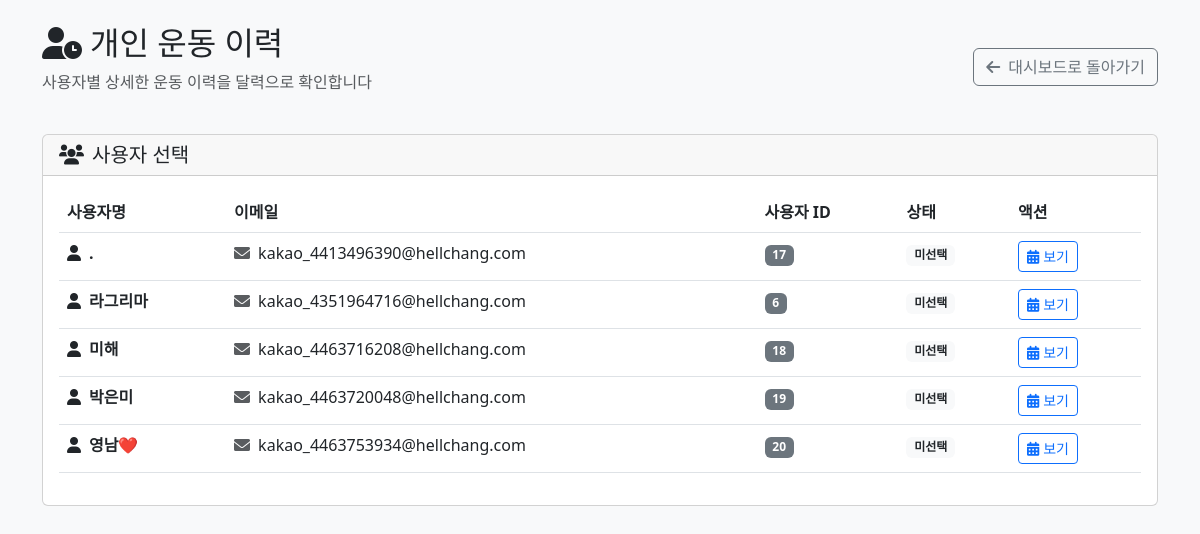
Page /admin/user_workout_history.php (signed in) on the committed database.
### tables this page shows
CREATE TABLE IF NOT EXISTS `users` (
  `id` int(11) NOT NULL AUTO_INCREMENT,
  `kakao_id` bigint(20) DEFAULT NULL,
  `username` varchar(100) NOT NULL,
  `email` varchar(255) DEFAULT NULL,
  `profile_image` varchar(500) DEFAULT NULL,
  `created_at` timestamp NULL DEFAULT current_timestamp(),
  `updated_at` timestamp NULL DEFAULT current_timestamp() ON UPDATE current_timestamp(),
  `is_active` tinyint(1) NOT NULL DEFAULT 1,
  `password` varchar(255) DEFAULT NULL,
  PRIMARY KEY (`id`) USING BTREE,
  UNIQUE KEY `email` (`email`) USING BTREE,
  UNIQUE KEY `kakao_id` (`kakao_id`) USING BTREE,
  KEY `idx_users_kakao_id` (`kakao_id`) USING BTREE
);

### admin/user_workout_history.php (the view, shortened to what this page needs)
<?php
$pdo = getDB();
$stmt = $pdo->prepare('SELECT id, username, email FROM users WHERE is_active = 1 ORDER BY username ASC');
$stmt->execute();
$users = $stmt->fetchAll(PDO::FETCH_ASSOC);
$selected_user_id = isset($_GET['user_id']) ? (int)$_GET['user_id'] : null;
?>
<!DOCTYPE html>
<html lang="ko">
<head>
    <link href="https://cdn.jsdelivr.net/npm/bootstrap@5.3.0/dist/css/bootstrap.min.css" rel="stylesheet">
    <link href="https://cdnjs.cloudflare.com/ajax/libs/font-awesome/6.0.0/css/all.min.css" rel="stylesheet">
</head>
<body class="bg-light">
    <div class="container mt-4">
        <div class="row mb-4">
            <div class="col">
                <div class="d-flex justify-content-between align-items-center">
                    <div>
                        <h2><i class="fas fa-user-clock me-2"></i>개인 운동 이력</h2>
                        <p class="text-muted">사용자별 상세한 운동 이력을 달력으로 확인합니다</p>
                    </div>
                    <a href="dashboard.php" class="btn btn-outline-secondary">
                        <i class="fas fa-arrow-left me-2"></i>대시보드로 돌아가기
                    </a>
                </div>
            </div>
        </div>
        <div class="row mb-4">
            <div class="col">
                <div class="card">
                    <div class="card-header">
                        <h5 class="mb-0"><i class="fas fa-users me-2"></i>사용자 선택</h5>
                    </div>
                    <div class="card-body">
                        <div class="table-responsive">
                            <table class="table table-hover">
                                <thead>
                                    <tr>
                                        <th>사용자명</th>
                                        <th>이메일</th>
                                        <th>사용자 ID</th>
                                        <th>상태</th>
                                        <th>액션</th>
                                    </tr>
                                </thead>
                                <tbody>
                                    <?php foreach ($users as $user): ?>
                                    <tr class="<?= $selected_user_id == $user['id'] ? 'table-primary' : '' ?>"
                                        style="cursor: pointer;"
                                        onclick="selectUser(<?= $user['id'] ?>)">
                                        <td>
                                            <div class="d-flex align-items-center">
                                                <i class="fas fa-user me-2"></i>
                                                <strong><?= htmlspecialchars($user['username']) ?></strong>
                                            </div>
                                        </td>
                                        <td>
                                            <?php if ($user['email']): ?>
                                            <i class="fas fa-envelope me-1 text-muted"></i>
                                            <?= htmlspecialchars($user['email']) ?>
                                            <?php else: ?>
                                            <span class="text-muted">-</span>
                                            <?php endif; ?>
                                        </td>
                                        <td>
                                            <span class="badge bg-secondary"><?= $user['id'] ?></span>
                                        </td>
                                        <td>
                                            <?php if ($selected_user_id == $user['id']): ?>
                                            <span class="badge bg-primary">선택됨</span>
                                            <?php else: ?>
                                            <span class="badge bg-light text-dark">미선택</span>
                                            <?php endif; ?>
                                        </td>
                                        <td>
                                            <button class="btn btn-outline-primary btn-sm"
                                                    onclick="event.stopPropagation(); selectUser(<?= $user['id'] ?>)">
                                                <i class="fas fa-calendar-alt me-1"></i>보기
                                            </button>
                                        </td>
                                    </tr>
                                    <?php endforeach; ?>
                                </tbody>
                            </table>
                        </div>
                    </div>
                </div>
            </div>
        </div>
    </div>
</body>
</html>

### rows in the picture
users: username ".", email "kakao_4413496390@hellchang.com", id "17", shows "미선택"
users: username "라그리마", email "kakao_4351964716@hellchang.com", id "6", shows "미선택"
users: username "미해", email "kakao_4463716208@hellchang.com", id "18", shows "미선택"
users: username "박은미", email "kakao_4463720048@hellchang.com", id "19", shows "미선택"
users: username "영남❤️", email "kakao_4463753934@hellchang.com", id "20", shows "미선택"
